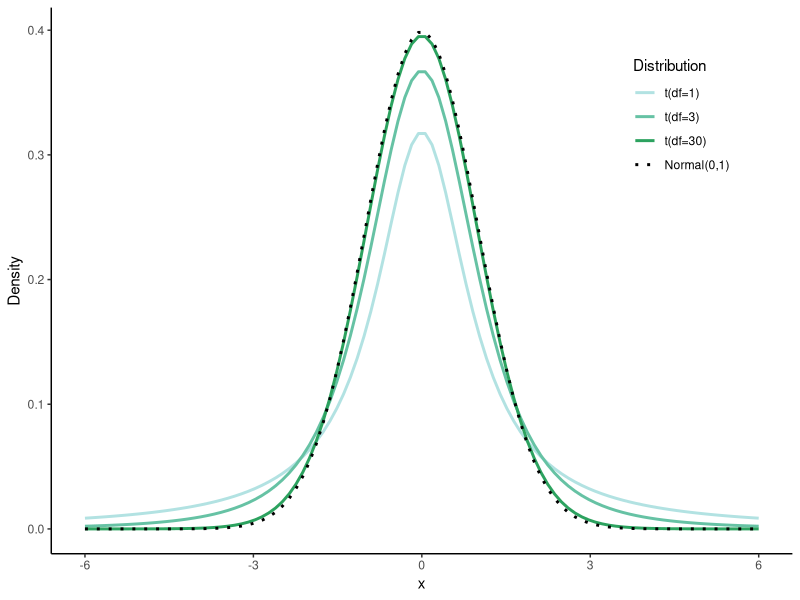
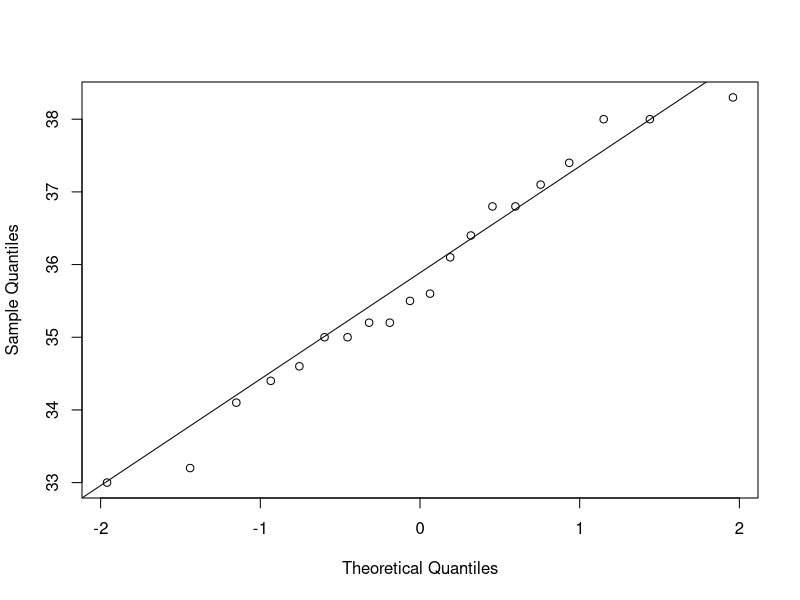
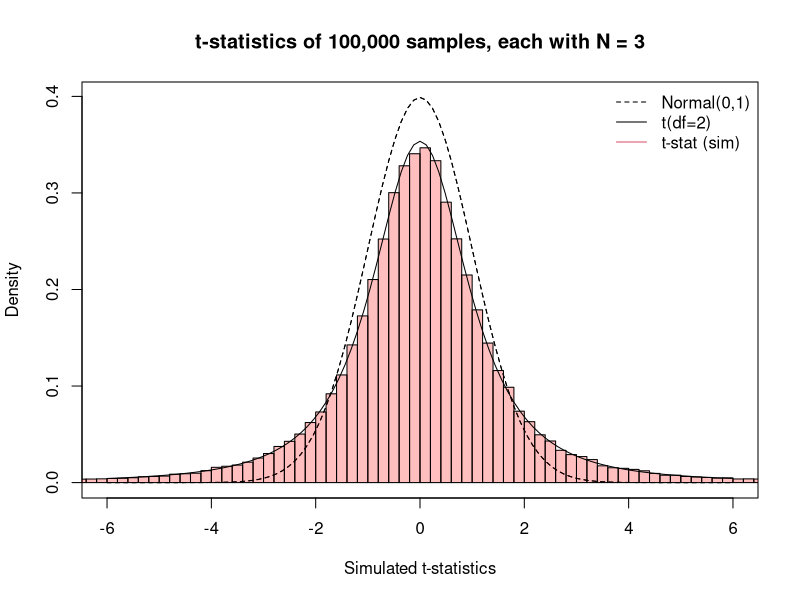
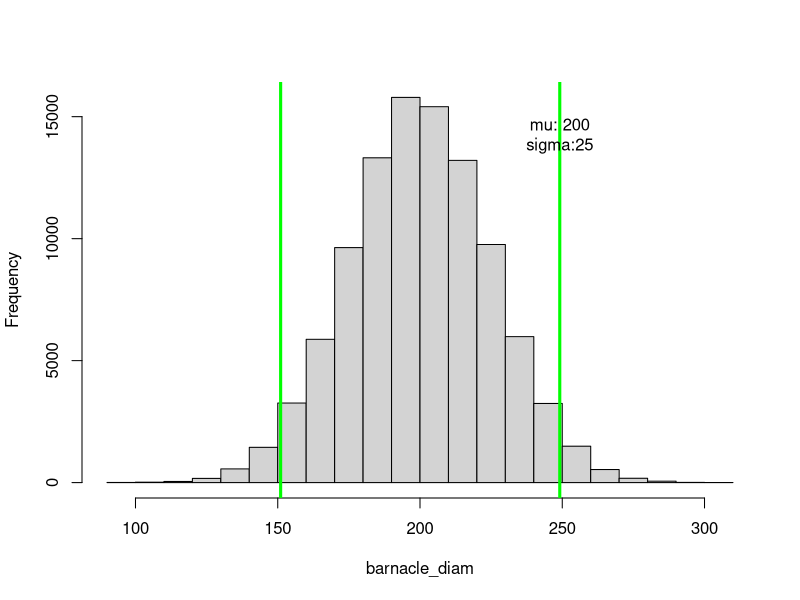
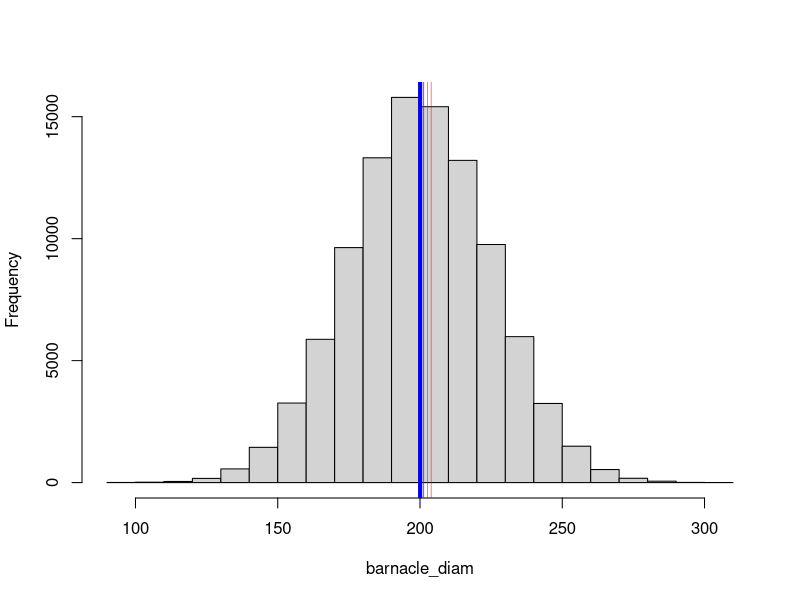
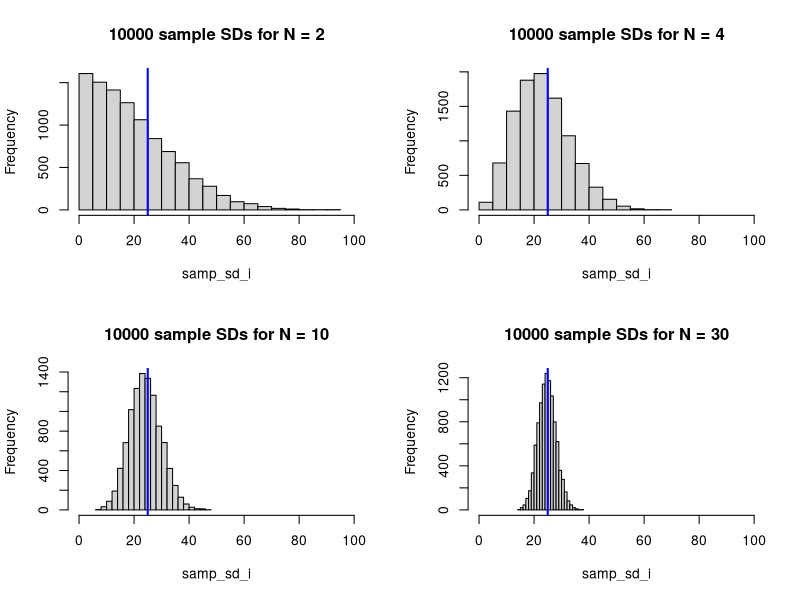
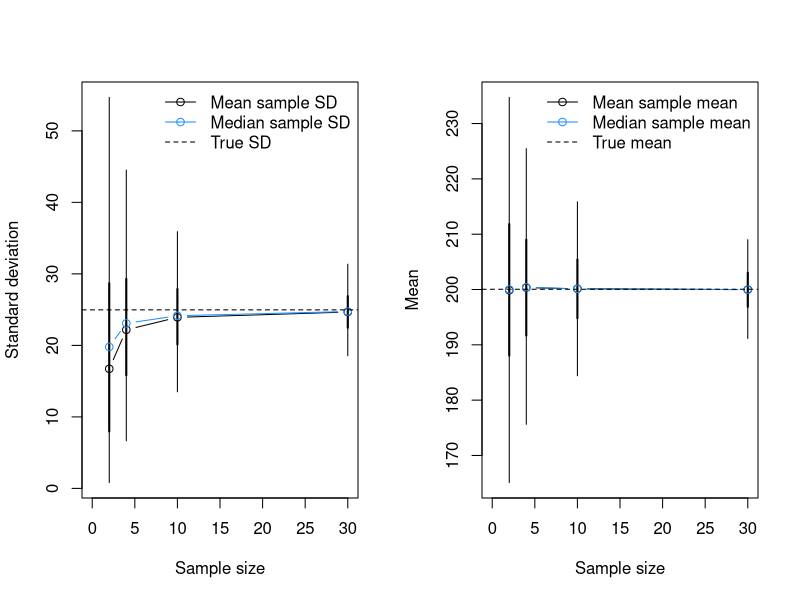
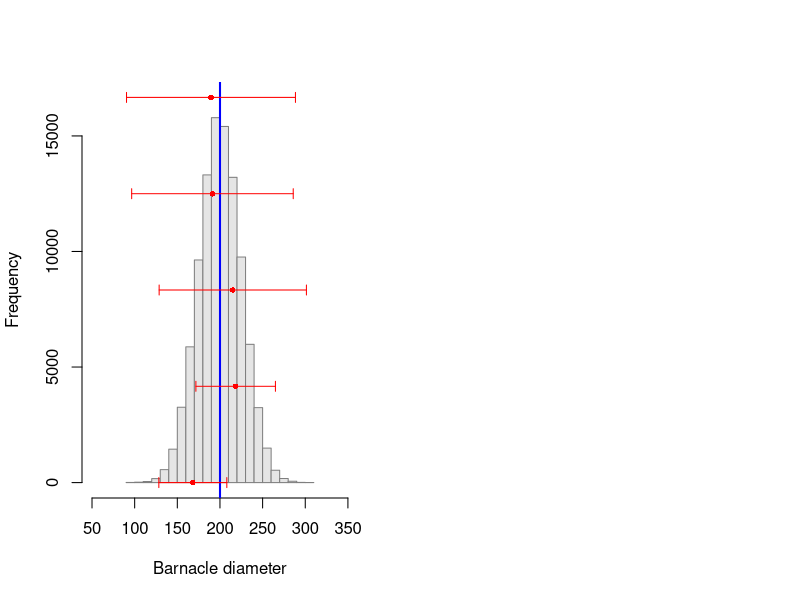

The R source for these figures, in order:
## ---- chunk 1
knitr::opts_chunk$set(out.width="50%", out.height="50%", fig.align='center',
                      cache=TRUE,
                      warning=FALSE, error=FALSE)
## ---- chunk 2
library(tidyverse)
t_Norm.df <- tibble(
  x = seq(-6, 6, length.out = 100),
  Norm = dnorm(x),
  t01 = dt(x, 1),
  t03 = dt(x, 3),
  t30 = dt(x, 30)
) |>
  pivot_longer(2:5, names_to = "distr", values_to = "Density") |>
  mutate(Distribution = factor(distr,
    levels = c("t01", "t03", "t30", "Norm"),
    labels = c("t(df=1)", "t(df=3)", "t(df=30)", "Normal(0,1)")
  ))

ggplot(t_Norm.df, aes(x, Density, colour = Distribution, linetype = Distribution)) +
  geom_line(linewidth = 1) +
  scale_colour_manual(values = c(RColorBrewer::brewer.pal(5, "BuGn")[2:4], "black")) +
  scale_linetype_manual(values = c(1, 1, 1, 3)) +
  theme_classic() +
  theme(legend.position = c(0.85, 0.8))
## ---- chunk 3
library(readxl)
cod_df <- read_excel("data/practical_3_4.xlsx", sheet = "Cod lengths")
str(cod_df)
## ---- chunk 4
qqnorm(cod_df$CodLength_cm, main = NULL)
qqline(cod_df$CodLength_cm)
## ---- chunk 5
cat("Mean:", mean(cod_df$CodLength_cm))
cat("SD:", sd(cod_df$CodLength_cm))
cat("Var:", var(cod_df$CodLength_cm))
cat("N:", length(cod_df$CodLength_cm))
## ---- chunk 6
sd(cod_df$CodLength_cm) / sqrt(length(cod_df$CodLength_cm))
## ---- chunk 7
T_stat <- (mean(cod_df$CodLength_cm) - 36.6) / 
  (sd(cod_df$CodLength_cm) / sqrt(length(cod_df$CodLength_cm)))
## ---- chunk 8
t.test(cod_df$CodLength_cm, mu = 36.6, alternative = "less",
       conf.level = 0.95, var.equal = TRUE)
## ---- chunk 9
num_iter <- 3
sample_size <- 3
mu <- 100
sigma <- 10

paste0("True mean: ", mu, ", true sd: ", sigma)
for (i in 1:num_iter) {
  sample_i <- rnorm(n = sample_size, mean = mu, sd = sigma)
  sample_mean <- signif(mean(sample_i), 4)
  sample_sd <- signif(sd(sample_i), 4)
  print(paste0("Sample ", i, " mean:", sample_mean, ", sd: ", sample_sd))
}
## ---- chunk 10
mu <- 10 # population mean
sigma <- 0.5 # population sd
num_samples <- 1e5 # number of samples
sample_size <- 3 # size of each sample
T_sample <- numeric(sample_size) # sample t statistic

for (i in 1:num_samples) {
  sample_i <- rnorm(sample_size, mu, sigma)
  sample_SEM <- sd(sample_i) / sqrt(sample_size)
  T_sample[i] <- (mean(sample_i) - mu) / (sample_SEM)
}

curve(dnorm(x, 0, 1), from = -6, to = 6, lty = 2, 
      xlab = "Simulated t-statistics", ylab = "Density",
      main = paste("t-statistics of", format(1e5, big.mark=",", scientific=F), 
                   "samples, each with N =", sample_size))
hist(T_sample, freq = F, add = T, col = rgb(1, 0, 0, 0.25), 
     breaks = seq(floor(min(T_sample)), ceiling(max(T_sample)), by=0.2))
curve(dnorm(x, 0, 1), from = -6, to = 6, add = T, lty = 2)
curve(dt(x, sample_size - 1), from = -6, to = 6, add = T)
legend("topright", lty = c(2, 1, 1), col = c(1, 1, 2), bty = "n",
       c("Normal(0,1)", paste0("t(df=", sample_size-1, ")"), "t-stat (sim)"))
## ---- chunk 11
pop_size <- 100000  # number of barnacles in the population
meta_mu <- 200
meta_sigma <- 25
barnacle_diam <- rnorm(pop_size, mean = meta_mu, sd = meta_sigma)
mu <- mean(barnacle_diam)
sigma <- sd(barnacle_diam)
hist(barnacle_diam, main = NULL)
Q95 <- quantile(barnacle_diam, c(0.025, 0.975))
abline(v = Q95, col = "green", lwd = 3)
text(x=Q95[2], y=pop_size/7, 
     labels=paste0("mu: ", round(mu, 1), "\nsigma:", round(sigma, 1)))
## ---- chunk 12
hist(barnacle_diam, main = NULL)
sample_size <- 5
num_samples <- 4
abline(v = mu, col = "blue", lwd = 4)

for (i in 1:num_samples) {
  sample_i <- sample(barnacle_diam, size = sample_size)
  print(sample_i)
  abline(v = mean(sample_i), col = "red", lwd = 0.5)
}
## ---- chunk 13
par(mfrow=c(2,2))
# sim_df will hold the sample sizes N, and the median and mean sample sd's 
num_samples <- 1e4
sim_df <- data.frame(N=c(2, 4, 10, 30),
                     sd_median=NA, sd_mean=NA,
                     sd_q025=NA, sd_q25=NA, sd_q75=NA, sd_q975=NA,
                     mn_median=NA, mn_mean=NA,
                     mn_q025=NA, mn_q25=NA, mn_q75=NA, mn_q975=NA) 

# for each sample size N, draw a sample and store its mean and sd
# repeat this num_samples times
# plot a histogram of the sample sd's, then store the mean and median
for (i in 1:nrow(sim_df)) {
  samp_sd_i <- numeric(num_samples) 
  samp_mn_i <- numeric(num_samples) 
  for (j in 1:num_samples) { 
    sample_ij <- sample(barnacle_diam, size = sim_df$N[i])
    samp_sd_i[j] <- sd(sample_ij)
    samp_mn_i[j] <- mean(sample_ij)
  }
  hist(samp_sd_i, main = paste(num_samples, "sample SDs for N =", sim_df$N[i]), 
       breaks = 20, xlim = c(0, 100))
  abline(v = sigma, col = "blue", lwd = 2)
  sim_df[i, 2:13] <- c(median(samp_sd_i), mean(samp_sd_i),
                       quantile(samp_sd_i, probs = c(0.025, 0.25, 0.75, 0.975)),
                       median(samp_mn_i), mean(samp_mn_i),
                       quantile(samp_mn_i, probs = c(0.025, 0.25, 0.75, 0.975)))
}
## ---- chunk 14
par(mfrow=c(1,2))
plot(sim_df$N, sim_df$sd_median,
  xlim = c(0, 30), ylim = range(c(sim_df[,2:7], sigma)),
  type = "b", xlab = "Sample size", ylab = "Standard deviation"
)
segments(sim_df$N, sim_df$sd_q25, sim_df$N, sim_df$sd_q75, lwd=2)
segments(sim_df$N, sim_df$sd_q025, sim_df$N, sim_df$sd_q975)
lines(sim_df$N, sim_df$sd_mean, type = "b", col = "dodgerblue")
abline(h = sigma, lty = 2)
legend("topright", c("Mean sample SD", "Median sample SD", "True SD"),
  col = c("black", "dodgerblue", "black"),
  lty = c(1, 1, 2), pch = c(1, 1, NA), bty = "n"
)
plot(sim_df$N, sim_df$mn_median,
  xlim = c(0, 30), ylim = range(c(sim_df[,8:13], mu)),
  type = "b", xlab = "Sample size", ylab = "Mean"
)
segments(sim_df$N, sim_df$mn_q25, sim_df$N, sim_df$mn_q75, lwd=2)
segments(sim_df$N, sim_df$mn_q025, sim_df$N, sim_df$mn_q975)
lines(sim_df$N, sim_df$mn_mean, type = "b", col = "dodgerblue")
abline(h = mu, lty = 2)
legend("topright", c("Mean sample mean", "Median sample mean", "True mean"),
  col = c("black", "dodgerblue", "black"),
  lty = c(1, 1, 2), pch = c(1, 1, NA), bty = "n"
)
## ---- chunk 15
num_samples <- 5
sample_size <- 3

# plot population
hist(barnacle_diam, xlim = c(mu-6*sigma, mu+6*sigma), 
     main = NULL, ylim = c(0, length(barnacle_diam)/6),
     col = "grey90", border = "grey50", xlab = "Barnacle diameter")
abline(v = mu, col = "blue", lwd = 2)
y_pos <- seq(0, length(barnacle_diam)/6, length.out=num_samples)

# draw samples, calculate mean and 95% CIs, and plot them
for (i in 1:num_samples) {
  sample_i <- sample(barnacle_diam, size = sample_size)
  points(x = mean(sample_i), y = y_pos[i], col = "red", pch = 16, cex = 0.75)
  sample_ci <- c(
    mean(sample_i) + qt(0.025, (sample_size - 1)) * (sd(sample_i) / sample_size^0.5),
    mean(sample_i) + qt(0.975, (sample_size - 1)) * (sd(sample_i) / sample_size^0.5)
  )
  arrows(sample_ci[1], y_pos[i], sample_ci[2], y_pos[i], 
         col = "red", code = 3, angle = 90, length=0.05)
}
## ---- chunk 16
a <- rnorm(n = 10, mean = 100, sd = 10)
signif(a, 3)
t.test(a, mu = 100)
## ---- chunk 17
examp.df <- tibble(N=c(2,5,10),
                   mn=c(126, 100, 100),
                   lo=c(126-78, NA, NA),
                   hi=c(126+78, NA, NA)) |>
  mutate(N=factor(N, levels=unique(N), labels=paste("N =", c(2,5,10))))
ggplot(examp.df, aes(mn, N, xmin=lo, xmax=hi, colour=N)) +
  geom_vline(xintercept=100, colour="cadetblue", linewidth=1) + 
  geom_point() + 
  geom_errorbarh(height=0.1) + 
  scale_colour_manual(values=c("black", NA, NA), na.value=NA) + 
  facet_wrap(~N, ncol=1, scales="free_y", strip.position="left") + 
  labs(x="Sample mean and 95% confidence interval") +
  xlim(0, 250) +
  theme_bw() + 
  theme(axis.text.y=element_blank(), 
        axis.ticks.y=element_blank(),
        axis.title.y=element_blank(),
        legend.position="none",
        panel.grid.minor=element_blank())
